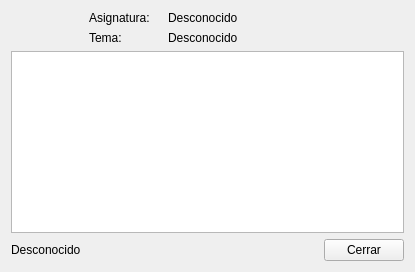
<?xml version="1.0" encoding="UTF-8"?>
<ui version="4.0">
 <class>ResultadosForm</class>
 <widget class="QWidget" name="ResultadosForm">
  <property name="geometry">
   <rect>
    <x>0</x>
    <y>0</y>
    <width>415</width>
    <height>272</height>
   </rect>
  </property>
  <property name="windowTitle">
   <string>Form</string>
  </property>
  <layout class="QGridLayout" name="gridLayout">
   <item row="4" column="0" colspan="5">
    <widget class="QTableWidget" name="tblResultados"/>
   </item>
   <item row="2" column="1">
    <widget class="QLabel" name="label_3">
     <property name="text">
      <string>Tema:</string>
     </property>
    </widget>
   </item>
   <item row="5" column="4">
    <widget class="QPushButton" name="btnCerrar">
     <property name="text">
      <string>Cerrar</string>
     </property>
    </widget>
   </item>
   <item row="0" column="2">
    <widget class="QLabel" name="lblAsignatura">
     <property name="text">
      <string>Desconocido</string>
     </property>
    </widget>
   </item>
   <item row="0" column="1">
    <widget class="QLabel" name="label">
     <property name="text">
      <string>Asignatura:</string>
     </property>
    </widget>
   </item>
   <item row="2" column="2">
    <widget class="QLabel" name="lblTema">
     <property name="text">
      <string>Desconocido</string>
     </property>
    </widget>
   </item>
   <item row="5" column="0">
    <widget class="QLabel" name="lblScore">
     <property name="text">
      <string>Desconocido</string>
     </property>
    </widget>
   </item>
  </layout>
 </widget>
 <resources/>
 <connections/>
</ui>
